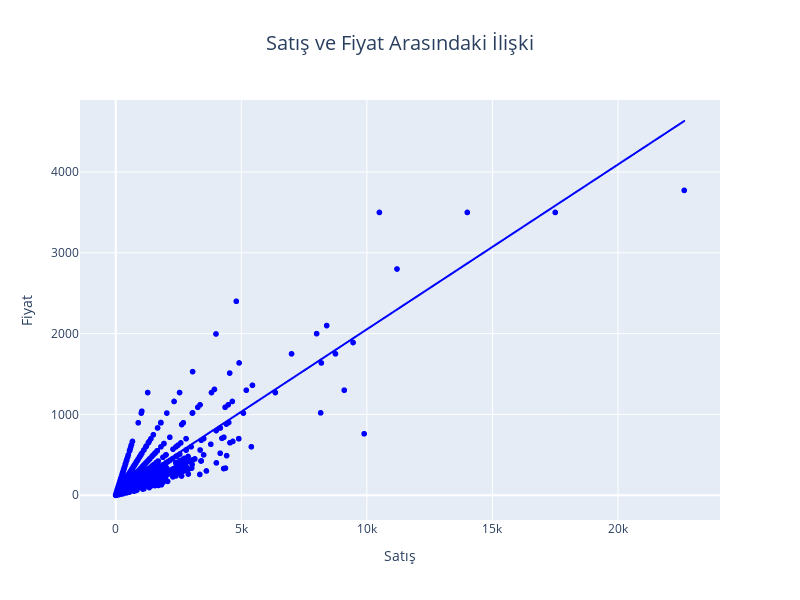

This figure's notebook cell:
### Code cell
X = df5['Sales_v2']
X = sm.add_constant(X)
y = df5['Unit_Price']
model = sm.OLS(y, X).fit()
df4['predictions'] = model.predict(X)
fig = px.scatter(df5, x='Sales_v2', y='Unit_Price', trendline='ols', title='Satış ve Fiyat Arasındaki İlişki', labels={'Sales_v2': 'Satış', 'Unit_Price': 'Fiyat'}, color_discrete_sequence=['blue'])
fig.update_layout(xaxis_title='Satış', yaxis_title='Fiyat', title_x=0.5, title_font=dict(size=20), width=800, height=600)
fig.show()

### Figure 1 — Plotly figure (JSON) as saved in the notebook; plotly's stock layout.template omitted (floating-point values rounded to 4 significant figures; data arrays with more than 128 entries replaced by an {"elided": "..."} marker saying what was removed)
{"data": [{"hovertemplate": "Satış=%{x}<br>Fiyat=%{y}<extra></extra>", "legendgroup": "", "marker": {"color": "blue", "symbol": "circle"}, "mode": "markers", "name": "", "showlegend": false, "type": "scattergl", "x": {"elided": "9994 float values"}, "xaxis": "x", "y": {"elided": "9994 float values"}, "yaxis": "y"}, {"hovertemplate": "<b>OLS trendline</b><br>Unit_Price = 0.203959 * Sales_v2 + 14.038<br>R<sup>2</sup>=0.790990<br><br>Satış=%{x}<br>Fiyat=%{y} <b>(trend)</b><extra></extra>", "legendgroup": "", "marker": {"color": "blue", "symbol": "circle"}, "mode": "lines", "name": "", "showlegend": false, "type": "scattergl", "x": {"elided": "9994 float values"}, "xaxis": "x", "y": {"elided": "9994 float values"}, "yaxis": "y"}], "layout": {"height": 600, "legend": {"tracegroupgap": 0}, "title": {"font": {"size": 20}, "text": "Satış ve Fiyat Arasındaki İlişki", "x": 0.5}, "width": 800, "xaxis": {"anchor": "y", "domain": [0, 1], "title": {"text": "Satış"}}, "yaxis": {"anchor": "x", "domain": [0, 1], "title": {"text": "Fiyat"}}}}
